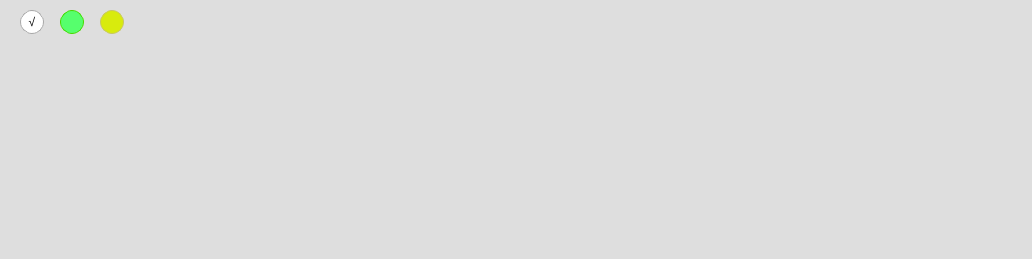
<?xml version="1.0" encoding="UTF-8"?>
<ui version="4.0">
 <class>Form</class>
 <widget class="QWidget" name="Form">
  <property name="geometry">
   <rect>
    <x>0</x>
    <y>0</y>
    <width>1032</width>
    <height>259</height>
   </rect>
  </property>
  <property name="windowTitle">
   <string>Form</string>
  </property>
  <property name="styleSheet">
   <string notr="true">QWidget{
	background-color: rgb(222, 222, 222);
}</string>
  </property>
  <widget class="QPushButton" name="pushButton">
   <property name="geometry">
    <rect>
     <x>20</x>
     <y>10</y>
     <width>24</width>
     <height>24</height>
    </rect>
   </property>
   <property name="styleSheet">
    <string notr="true">QPushButton{
background-color: rgb(255, 255, 255);
border-radius:12px;
border:1px solid rgb(168, 168, 168);
}
QPushButton:pressed{
background-color:rgb(226, 226, 226);
}
QPushButton:hover{
border-radius:7px;
}</string>
   </property>
   <property name="text">
    <string>√</string>
   </property>
  </widget>
  <widget class="QPushButton" name="pushButton_2">
   <property name="geometry">
    <rect>
     <x>60</x>
     <y>10</y>
     <width>24</width>
     <height>24</height>
    </rect>
   </property>
   <property name="styleSheet">
    <string notr="true">QPushButton{
background-color: rgb(86, 255, 109);
border-radius:12px;
border:1px solid rgb(72, 216, 0);
}
QPushButton:pressed{
background-color:rgb(72, 216, 0);
}
QPushButton:hover{
border-radius:7px;
}</string>
   </property>
   <property name="text">
    <string/>
   </property>
  </widget>
  <widget class="QPushButton" name="pushButton_3">
   <property name="geometry">
    <rect>
     <x>100</x>
     <y>10</y>
     <width>24</width>
     <height>24</height>
    </rect>
   </property>
   <property name="styleSheet">
    <string notr="true">QPushButton{
background-color: rgb(216, 235, 13);
border-radius:12px;
border:1px solid rgb(199, 199, 99);
}
QPushButton:pressed{
background-color:rgb(199, 199, 99);
}
QPushButton:hover{
border-radius:7px;
}</string>
   </property>
   <property name="text">
    <string/>
   </property>
  </widget>
 </widget>
 <resources/>
 <connections/>
</ui>
